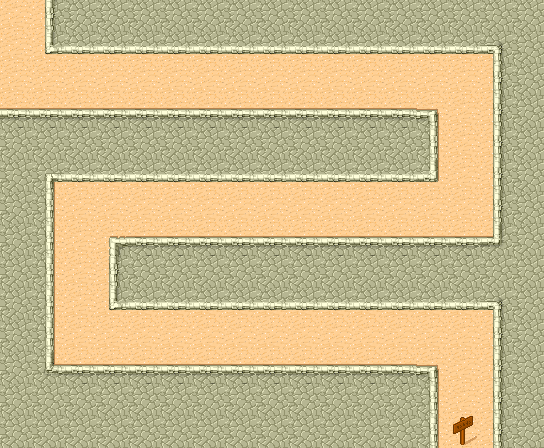

Tiled map render using the project's own tile images. Description and the whole map definition, tile-layer contents included, below:
An orthogonal 17x14 tile map with 32x32 px tiles, 3 tile layers (walkable, buildable, map_0), 5 tilesets.

<map version="1.0" orientation="orthogonal" width="17" height="14" tilewidth="32" tileheight="32">
 <tileset firstgid="1" name="terrain" tilewidth="32" tileheight="32" spacing="1" margin="1">
  <image source="terrain.png" trans="ff00ff" />
 </tileset>
 <tileset firstgid="49" name="tmw_desert_spacing" tilewidth="32" tileheight="32" spacing="1" margin="1">
  <image source="tmw_desert_spacing.png" trans="ff00ff" />
 </tileset>
 <tileset firstgid="97" name="walk_build" tilewidth="32" tileheight="32" spacing="1" margin="1">
  <image source="walk_build.png" />
 </tileset>
 <tileset firstgid="113" name="grades" tilewidth="32" tileheight="32">
  <image source="grades.png" />
 </tileset>
 <tileset firstgid="129" name="towers" tilewidth="32" tileheight="32">
  <image source="towers.png" />
 </tileset>
 <layer name="walkable" width="17" height="14">
  <data encoding="csv">
97,0,0,0,0,0,0,0,0,0,0,0,0,0,0,0,0,
99,0,0,0,0,0,0,0,0,0,0,0,0,0,0,0,0,
99,99,99,99,99,99,99,99,99,99,99,99,99,99,99,0,0,
0,0,0,0,0,0,0,0,0,0,0,0,0,0,99,0,0,
0,0,0,0,0,0,0,0,0,0,0,0,0,0,99,0,0,
0,0,0,0,0,0,0,0,0,0,0,0,0,0,99,0,0,
0,0,99,99,99,99,99,99,99,99,99,99,99,99,99,0,0,
0,0,99,0,0,0,0,0,0,0,0,0,0,0,0,0,0,
0,0,99,0,0,0,0,0,0,0,0,0,0,0,0,0,0,
0,0,99,0,0,0,0,0,0,0,0,0,0,0,0,0,0,
0,0,99,99,99,99,99,99,99,99,99,99,99,99,99,0,0,
0,0,0,0,0,0,0,0,0,0,0,0,0,0,99,0,0,
0,0,0,0,0,0,0,0,0,0,0,0,0,0,99,0,0,
0,0,0,0,0,0,0,0,0,0,0,0,0,0,98,0,0
</data>
 </layer>
 <layer name="buildable" width="17" height="14">
  <data encoding="csv">
0,0,100,100,100,100,100,100,100,100,100,100,100,100,100,100,100,
0,0,0,0,0,0,0,0,0,0,0,0,0,0,0,0,100,
0,0,0,0,0,0,0,0,0,0,0,0,0,0,0,0,100,
0,0,0,0,0,0,0,0,0,0,0,0,0,0,0,0,100,
100,100,100,100,100,100,100,100,100,100,100,100,100,0,0,0,100,
100,0,0,0,0,0,0,0,0,0,0,0,0,0,0,0,100,
100,0,0,0,0,0,0,0,0,0,0,0,0,0,0,0,100,
100,0,0,0,0,0,0,0,0,0,0,0,0,0,0,0,100,
100,0,0,0,100,100,100,100,100,100,100,100,100,100,100,100,100,
100,0,0,0,0,0,0,0,0,0,0,0,0,0,0,0,100,
100,0,0,0,0,0,0,0,0,0,0,0,0,0,0,0,100,
100,0,0,0,0,0,0,0,0,0,0,0,0,0,0,0,100,
100,100,100,100,100,100,100,100,100,100,100,100,100,0,0,0,100,
100,100,100,100,100,100,100,100,100,100,100,100,100,0,0,0,100
</data>
 </layer>
 <layer name="map_0" width="17" height="14">
  <data encoding="csv">
78,81,82,82,82,82,82,82,82,82,82,82,82,82,82,82,82,
78,89,90,90,90,90,90,90,90,90,90,90,90,90,90,85,82,
78,78,78,78,78,78,78,78,78,78,78,78,78,78,78,81,82,
74,74,74,74,74,74,74,74,74,74,74,74,74,75,78,81,82,
82,82,82,82,82,82,82,82,82,82,82,82,82,83,78,81,82,
82,84,90,90,90,90,90,90,90,90,90,90,90,91,78,81,82,
82,83,78,78,78,78,78,78,78,78,78,78,78,78,78,81,82,
82,83,78,73,74,74,74,74,74,74,74,74,74,74,74,93,82,
82,83,78,81,82,82,82,82,82,82,82,82,82,82,82,82,82,
82,83,78,89,90,90,90,90,90,90,90,90,90,90,90,85,82,
82,83,78,78,78,78,78,78,78,78,78,78,78,78,78,81,82,
82,92,74,74,74,74,74,74,74,74,74,74,74,75,78,81,82,
82,82,82,82,82,82,82,82,82,82,82,82,82,83,78,81,82,
82,82,82,82,82,82,82,82,82,82,82,82,82,83,94,81,82
</data>
 </layer>
</map>
